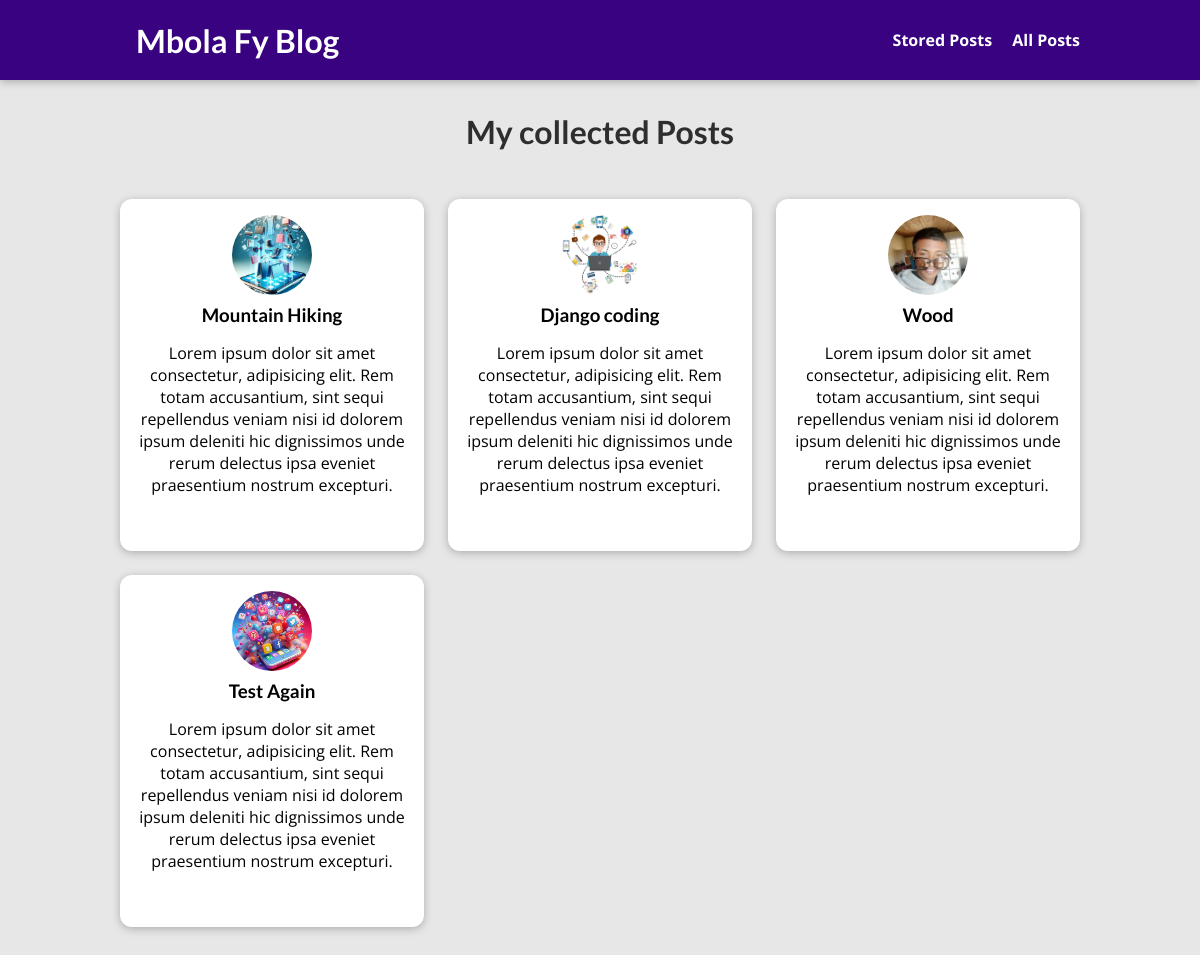
The page /posts on the database its author committed.
### blog/models.py (models this page shows, shortened)
class Post(models.Model):
    title = models.CharField(max_length=150)
    excerpt = models.CharField(max_length=250)
    image = models.ImageField(upload_to="pots", null=True)
    date = models.DateField(auto_now=True)
    slug = models.SlugField(unique=True, db_index=True)
    content =  models.TextField(validators=[MinLengthValidator(10)])
    author = models.ForeignKey(Author, on_delete=models.SET_NULL, related_name="posts", null=True)
    tags = models.ManyToManyField(Tag)

### blog/views.py (the view)
# urls.py: path("posts", views.AllPostsView.as_view(), name="posts-page"),
class AllPostsView(ListView):
    template_name = "blog/all-posts.html"
    model = Post
    ordering = ["-date"]
    context_object_name = "all_posts"

### blog/templates/blog/all-posts.html (shortened to what this page needs)
{% extends 'base.html' %}
{% load static %}
{% block css_files %}
  <link rel="stylesheet" href="{% static 'blog/all-posts.css' %}"/>
  <link rel="stylesheet" href="{% static 'blog/post.css' %}"/>
{% endblock %}
{% block content %}
  <section id="all-posts">
    <h2>My collected Posts</h2>
    <ul>
      {% for post in all_posts  %}
        {% include 'blog/includes/post.html' %}
      {% endfor %}
    </ul>
  </section>
{% endblock %}

### blog/templates/blog/includes/post.html
{% load static %}
<li>
    <article id="post" class="post">
        <a href="{% url 'post-detail-page' post.slug %}">
            <img src="{{ post.image.url }}" alt="{{ post.title }}"/>
            <div class="post__content">
                <h3>{{ post.title }}</h3>
                <p>{{ post.excerpt }}</p>
            </div>
        </a>
    </article>
</li>

### static/app.css (style rules this page uses)
* { box-sizing: border-box; }
html { font-family: 'Open Sans', 'Lato', sans-serif; }
body { margin: 0; }
h1, h2, h3 { font-family: 'Lato', sans-serif; font-weight: bold; }

### blog/static/blog/all-posts.css (style rules this page uses)
body { background-color: #e7e7e7; }
#all-posts { margin: 7rem auto; width: 90%; max-width: 60rem; }
#all-posts h2 { text-align: center; font-size: 2rem; color: #2e2e2e; margin: 3rem 0; }
ul { list-style: none; margin: 0; padding: 0; display: grid; grid-template-columns: repeat(auto-fill, minmax(17rem, 1fr)); gap: 1.5rem; }
.post img { width: 7rem; height: 7rem; }
.post a { height: 22rem; transform-origin: center; box-shadow: 0 2px 8px rgba(0, 0, 0, 0.25); border-radius: 12px; background-color: white; }

### blog/static/blog/post.css (style rules this page uses)
.post { display: flex; flex-direction: column; align-items: center; text-align: center; }
.post a { text-decoration: none; color: black; transition: all 0.2s ease; padding: 1rem; }
.post img { width: 5rem; height: 5rem; object-fit: cover; border-radius: 50%; }
.post h3 { margin: 0.25rem 0; }

### rows shown on the page
Post: image (picture), title "Mountain Hiking", excerpt "Lorem ipsum dolor sit amet consectetur, adipisicing elit. Rem totam accusantium, sint sequi repellendus veniam nisi id dolorem ipsum deleniti hic dignissimos unde rerum delectus ipsa eveniet praesentium nostrum excepturi."
Post: image (picture), title "Django coding", excerpt "Lorem ipsum dolor sit amet consectetur, adipisicing elit. Rem totam accusantium, sint sequi repellendus veniam nisi id dolorem ipsum deleniti hic dignissimos unde rerum delectus ipsa eveniet praesentium nostrum excepturi."
Post: image (picture), title "Wood", excerpt "Lorem ipsum dolor sit amet consectetur, adipisicing elit. Rem totam accusantium, sint sequi repellendus veniam nisi id dolorem ipsum deleniti hic dignissimos unde rerum delectus ipsa eveniet praesentium nostrum excepturi."
Post: image (picture), title "Test Again", excerpt "Lorem ipsum dolor sit amet consectetur, adipisicing elit. Rem totam accusantium, sint sequi repellendus veniam nisi id dolorem ipsum deleniti hic dignissimos unde rerum delectus ipsa eveniet praesentium nostrum excepturi."
